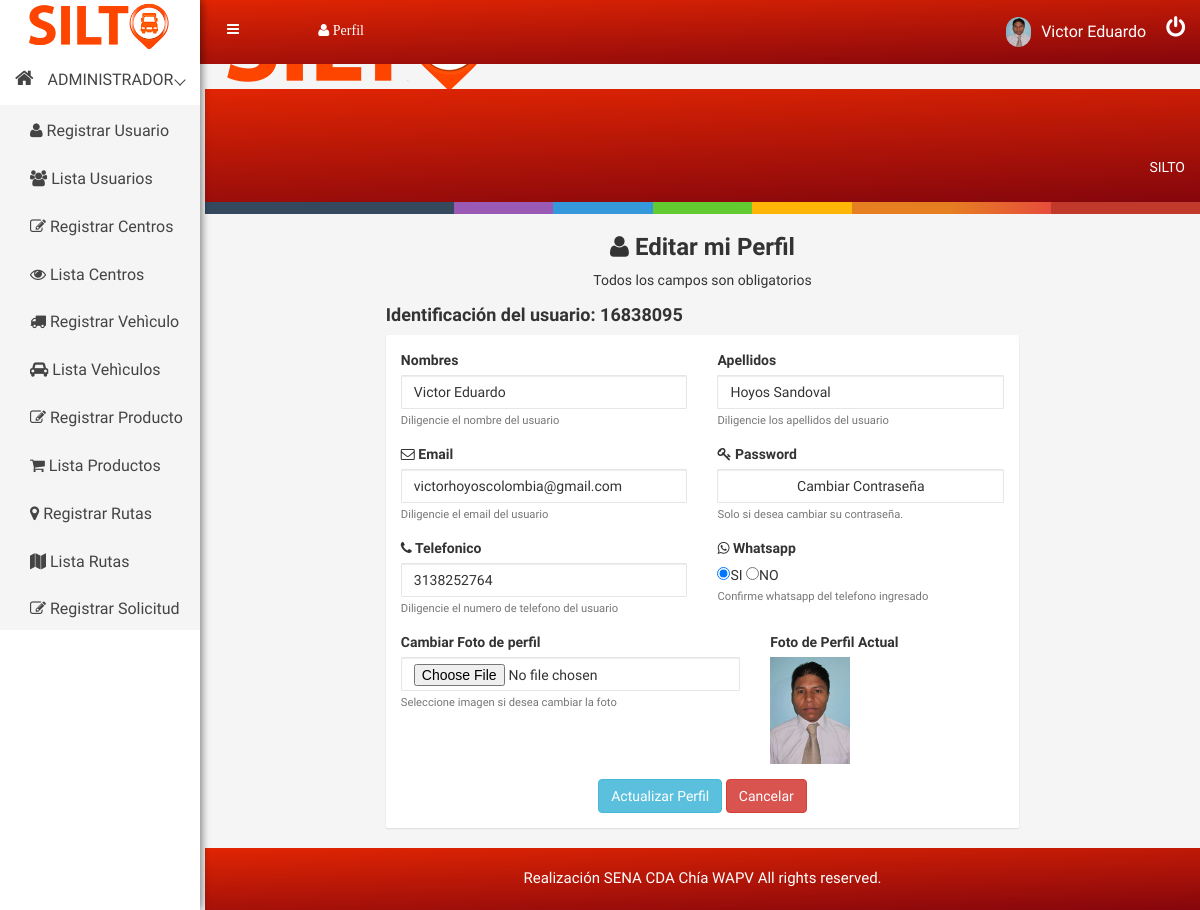
The page /perfil/leer/16838095 (signed in) on the database its author committed.
### tables this page shows
CREATE TABLE `usuario` (
  `identificacion` bigint(12) NOT NULL COMMENT 'Identificacion de user',
  `nombre` varchar(20) NOT NULL COMMENT 'Nombre de usuario',
  `apellido` varchar(22) NOT NULL COMMENT 'Apellido  de usuario',
  `email` varchar(38) NOT NULL COMMENT 'Email usuario',
  `telefono` varchar(14) NOT NULL COMMENT 'Numero de celular',
  `whatsapp` varchar(2) NOT NULL COMMENT 'Whatsapp',
  `cargo` varchar(13) NOT NULL COMMENT 'Rol de usuario',
  `estado` varchar(9) NOT NULL COMMENT 'Estado del Usuario',
  `fecha_ingreso` date NOT NULL DEFAULT current_timestamp() COMMENT 'Fecha de ingreso usuario.',
  `foto` varchar(300) NOT NULL COMMENT 'Foto de usuario',
  `pass` varchar(255) NOT NULL COMMENT 'Clave de email.'
);

### libs/view.php (called while the page is built, shortened)
<?php
class View{
    function render($nombre){
        require 'views/' . $nombre . '.php';
    }
}
?>

### controllers/perfil.php (called while the page is built, shortened)
<?php
class Perfil extends Controller{
    function __construct(){
        $this->view->mensaje="";
    }
    function leer($param = null){
        $identificacion = $param[0];
        $usuario = $this->model->readById($identificacion);
        $this->view->usuario = $usuario;
        $this->view->render('admin/editarperfil');
    }
}

### index.php (called while the page is built, shortened)
<?php
    require 'libs/database.php';
    require 'libs/controller.php';
    require 'libs/view.php';
    $app = new App();
?>

### models/perfilmodel.php (called while the page is built, shortened)
<?php
include_once('models/perfil.php');
class PerfilModel extends Model{
    public function readById($id){
        $item = new PerfilDAO();
        try{
            $query = $this->db->connect()->prepare('SELECT * FROM usuario WHERE identificacion = :id');
            $query->execute(['id' => $id]);
            while($row = $query->fetch()){
                $item->identificacion   = $row['identificacion'];
                $item->nombre           = $row['nombre'];
                $item->apellido         = $row['apellido'];
                $item->email            = $row['email'];
                $item->telefono         = $row['telefono'];
                $item->pass             = $row['pass'];
                $item->whatsapp         = $row['whatsapp'];
                $item->cargo            = $row['cargo'];
                $item->estado           = $row['estado'];
                $item->fecha_ingreso    = $row['fecha_ingreso'];
                $item->foto             = $row['foto'];
            }
            return $item;
        }catch(PDOException $e){
            if(constant("DEBUG")){
                echo $e->getMessage();
            }
            return null;
        }
    }
}

### libs/database.php (called while the page is built)
<?php
class Database{
    private $host;
    private $db;
    private $user;
    private $password;
    private $charset;
    public function __construct(){
        $this->host     = constant('HOST');
        $this->db       = constant('DB');
        $this->user     = constant('USER');
        $this->password = constant('PASSWORD');
        $this->charset  = constant('CHARSET');
    }
    function connect(){
        try{
            $connection = "mysql:host=" . $this->host . ";dbname=" . $this->db . ";charset=" . $this->charset;
            $options = [
                PDO::ATTR_ERRMODE            => PDO::ERRMODE_EXCEPTION,
                PDO::ATTR_EMULATE_PREPARES   => false,
            ];
            $pdo = new PDO($connection, $this->user, $this->password, $options);
            return $pdo;
        }catch(PDOException $e){
            print_r('Error connection: ' . $e->getMessage());
        }
    }
}
?>

### libs/controller.php (called while the page is built, shortened)
<?php
class Controller{
    function loadModel($model){
        $url = 'models/'.$model.'model.php';
        if(file_exists($url)){
            $this->model = new $modelName();
        }
    }
}
?>

### views/admin/editarperfil.php (the view, shortened to what this page needs)
<!DOCTYPE html>
<html lang="es">
<head>
    <?php require 'views/head.php'; ?>
</head>
<body>
    <?php require 'views/header.php'; ?>
    <div class="container-fluid">
        <div class="row">
            <div class="col-lg-2 col-md-2 col-sm-2 col-xs-12"></div>
            <div class="col-md-8 col-md-8 col-sm-8 col-xs-12">
                <div class="text-center custom-login">
                    <h3><i class="fa fa-user" aria-hidden="true"></i> Editar mi Perfil</h3>
                    <p>Todos los campos son obligatorios</p>
                </div>
                <h4> Identificación del usuario: <?php echo strtoupper($this->usuario->identificacion); ?></h4>
                <div class="hpanel">
                    <div class="panel-body">
                        <form action="<?php echo constant('URL'); ?>perfil/editar" method="POST"                enctype="multipart/form-data" id="formularioeditar">
                            <div class="row">
                                <div class="form-group col-md-6">
                                    <label for="nombre">Nombres</label>
                                    <input type="text" name="nombre" id="nombre" class="form-control" value="<?php echo $this->usuario->nombre; ?>" placeholder="Ej: Luis Felipe" required>
                                    <small id="nombreHelp" class="form-text text-muted">Diligencie el nombre del usuario</small>
                                </div>
                                <div class="form-group col-md-6">
                                    <label for="apellido">Apellidos</label>
                                    <input type="text" name="apellido" id="apellido" class="form-control" value="<?php echo $this->usuario->apellido; ?>" placeholder="Ej: Agudelo Restrepo" required>
                                    <small id="apellidoHelp" class="form-text text-muted">Diligencie los apellidos del usuario</small>
                                </div>
                                <div class="form-group col-md-6">
                                    <label for="email"><i class="fa fa-envelope-o" aria-hidden="true"></i> Email</label>
                                    <input type="email" name="email" id="email" class="form-control" value="<?php echo $this->usuario->email; ?>" placeholder="Ej: usuario@gmail.com" required>
                                    <small id="emailHelp" class="form-text text-muted">Diligencie el email del usuario</small>
                                </div>
                                 <div class="form-group col-md-6">
                                 <label for="pass"><i class="fa fa-key" aria-hidden="true"></i> Password</label>
                                    <button type="button" class="btn btn-info form-control" onClick='window.location.assign("<?php echo constant('URL') . 'pass/leer/'; ?>") '>Cambiar  Contraseña</button>
                                    <small class="form-text text-muted">Solo si desea cambiar su contraseña.</small>
                                </div>
                                <div class="form-group col-md-6">
                                    <label for="telefono"><i class="fa fa-phone" aria-hidden="true"></i> Telefonico</label>
                                    <input type="number" name="telefono" id="telefono" class="form-control" value="<?php echo $this->usuario->telefono; ?>" placeholder="Ej: 3040000000" required>
                                    <small id="telefonoHelp" class="form-text text-muted">Diligencie el numero de telefono del usuario</small>
                                </div>
                                <div class="form-group col-md-6">
                                    <label for="whatsapp"><i class="fa fa-whatsapp" aria-hidden="true"></i> Whatsapp</label><br>
                                    <input class="custom-control-input" required type="radio" name="whatsapp" id="whatsapp1" value="SI" checked>SI
                                    <input class="custom-control-input" type="radio" name="whatsapp" id="whatsapp0" value="NO">NO<br>
                                    <small id="whatsappHelp" class="form-text text-muted">Confirme whatsapp del telefono ingresado</small>
                                </div>
                                <div class="form-group col-md-7">
                                    <label for="foto">Cambiar Foto de perfil</label>
                                    <input type="file" name="foto" id="foto" class="form-control" accept=".jpg, .png, .jpeg">
                                    <small id="fotoHelp" class="form-text text-muted"> Seleccione  imagen si desea cambiar la foto</small>
                                </div>
                                <div class="form-group col-md-5">
                                    <label for="foto">Foto de Perfil Actual</label><br>
                                    <img src="<?php echo constant('URL') . $this->usuario->foto; ?>" alt="imagen usuario" width="80" height="80">
                                </div>
                                <div class="text-center col-md-12">
                                    <input type="submit" class="btn btn-info" value="Actualizar Perfil">
                                    <input type="button" class="btn btn-danger" onClick='window.location.assign("<?php echo constant('URL'); ?>perfil")' value="Cancelar">
                                </div>
                            </div>
                        </form>
                    </div>
                </div>
            </div>
            <div class="col-lg-2 col-md-2 col-sm-2 col-xs-12"></div>
        </div>
    </div><br>
    <?php require 'views/footer.php'; ?>
</body>
</html>

### public/css/main.css (style rules this page uses)
html { color: #222; font-size: 1em; line-height: 1.4; }
audio, canvas, iframe, img, svg, video { vertical-align: middle; }

### public/css/style.css (style rules this page uses)
html, body { height: 100%; font-family: 'Play', sans-serif;font-weight:400;background:#f5f5f5; }
img { max-width:100%;height:auto }
p { margin:0 0 15px; }
h1, h2, h3, h4, h5, h6 { margin: 0 0 10px; font-weight:700; }
.form-control { background-color: #FFFFFF; background-image: none; border: 1px solid #e5e6e7; border-radius: 1px; color: inherit; display: block; padding: 6px 12px; transition: border-color 0.15s ease-in-out 0s, box-shadow 0.15s ease-in-out 0s; width: 100%; }
.hpanel .panel-body { background: #fff; border-radius: 2px; padding: 15px; position: relative; -webkit-box-shadow: 0px 1px 2px 0px rgba(0, 0, 0, 0.1); box-shadow: 0px 1px 2px 0px rgba(0, 0, 0, 0.1); }
.panel-body { padding: 15px; background:#fff; }

### rows shown on the page
usuario: identificacion "16838095", nombre "Victor Eduardo", apellido "Hoyos Sandoval", email "victorhoyoscolombia@gmail.com", telefono "3138252764", foto (picture)

### other values the page prints
$_SESSION['cargo'] "ADMINISTRADOR"
$_SESSION['upd_nomb'] "Victor Eduardo"
